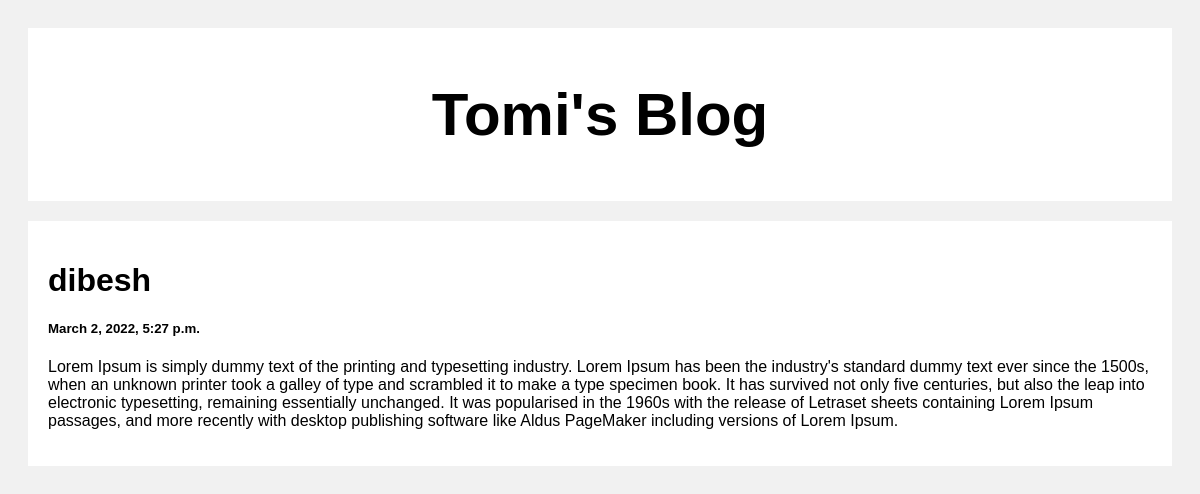
Screenshot of /post/2 with the database file from the repository.
### blog/models.py (models this page shows, shortened)
class Post(models.Model):
    title = models.CharField(max_length = 100)
    body = models.CharField(max_length = 100000)
    created_at = models.DateTimeField(default = datetime.now, blank = True)

### blog/views.py (the view)
# urls.py: path('post/<str:pk>', views.post , name = 'post'),
def post(request, pk):
    posts = Post.objects.get(id = pk)
    return render(request, 'post.html', {'posts':posts})

### template/post.html (shortened to what this page needs)
<!DOCTYPE html>
<html>
<head>
</head>
<body>
<div class="header">
  <h2>Tomi's Blog</h2>
</div>
<div class="row">
  <div class="leftcolumn">
    <div class="card">
        <h1>{{posts.title}}</h1>
        <h5>{{posts.created_at}}</h5>
        <p>{{posts.body}}</p>
    </div>
  </div>
</div>
</body>
</html>

### template/post.html (style rules this page uses)
* { box-sizing: border-box; }
body { font-family: Arial; padding: 20px; background: #f1f1f1; }
.header { padding: 2px; font-size: 40px; text-align: center; background: white; }
.leftcolumn { float: left; width: 100%; }
.card { background-color: white; padding: 20px; margin-top: 20px; }
.row:after { content: ""; display: table; clear: both; }

### rows the page displays
Post: title "dibesh", created_at "March 2, 2022, 5:27 p.m.", body "Lorem Ipsum is simply dummy text of the printing and typesetting industry. Lorem Ipsum has been the industry's standard dummy text ever since the 1500s, when an unknown printer took a galley of type and scrambled it to make a type specimen book. It has survived not only five centuries, but also the leap into electronic typesetting, remaining essentially unchanged. It was popularised in the 1960s with the release of Letraset sheets containing Lorem Ipsum passages, and more recently with desktop publishing software like Aldus PageMaker including versions of Lorem Ipsum."
